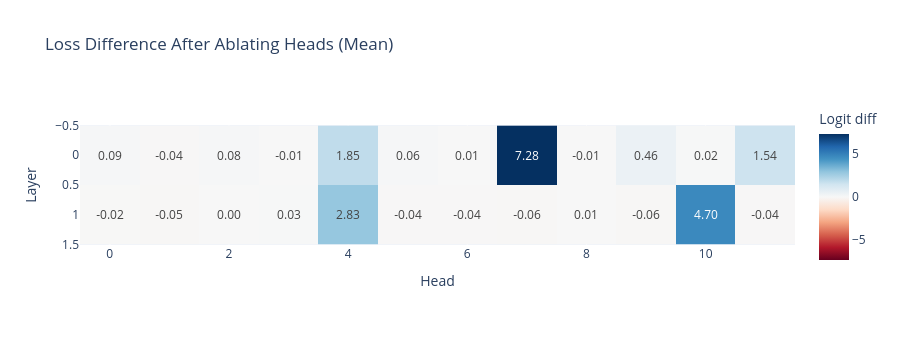

Notebook code for this chart:
### Markdown cell above
### Exercise - mean ablation

> ```yaml
> Difficulty: 🔴⚪⚪⚪⚪
> Importance: 🔵🔵🔵⚪⚪
>
> You should aim to spend 5-15 mins on this exercise.
> ```

An alternative to zero-ablation is **mean-ablation**, where rather than setting values to zero, we set them to be their mean across some suitable distribution (commonly we'll use the mean over some batch dimension). This can be more informative, because zero-ablation takes a model out of its normal distribution, and so the results from it aren't necessarily representative of what you'd get if you "switched off" the effect from some particular component. Mean ablation on the other hand works slightly better (although it does come with its own set of risks). You can read more [here](https://www.neelnanda.io/mechanistic-interpretability/glossary#:~:text=Ablation%20aka%20Knockout) or [here](https://arxiv.org/html/2404.15255v1).

You should modify your `get_ablation_scores` function to support `ablation_type="mean"` and run the code below. You should see that the results are slightly cleaner, with the unimportant heads having values much closer to zero relative to the important heads.

### Code cell
rep_tokens_batch = generate_repeated_tokens(model, seq_len=50, batch_size=10)
mean_ablation_scores = get_ablation_scores(
    model, rep_tokens_batch, ablation_type="mean"
)

imshow(
    mean_ablation_scores,
    labels={"x": "Head", "y": "Layer", "color": "Logit diff"},
    title="Loss Difference After Ablating Heads (Mean)",
    text_auto=".2f",
    width=900,
    height=350,
)

### Figure 1 — Plotly figure (JSON) as saved in the notebook; plotly's stock layout.template omitted (floating-point values rounded to 4 significant figures)
{"data": [{"coloraxis": "coloraxis", "hovertemplate": "Head: %{x}<br>Layer: %{y}<br>Logit diff: %{z}<extra></extra>", "name": "0", "texttemplate": "%{z:.2f}", "type": "heatmap", "xaxis": "x", "yaxis": "y", "z": [[0.09127, -0.04338, 0.07621, -0.008475, 1.848, 0.05869, 0.01291, 7.283, -0.005521, 0.4595, 0.02421, 1.536], [-0.02306, -0.05089, -0.004626, 0.02821, 2.829, -0.0364, -0.03695, -0.05733, 0.005311, -0.06495, 4.696, -0.04241]]}], "layout": {"coloraxis": {"cmid": 0, "colorbar": {"title": {"text": "Logit diff"}}, "colorscale": [[0, "rgb(103,0,31)"], [0.1, "rgb(178,24,43)"], [0.2, "rgb(214,96,77)"], [0.3, "rgb(244,165,130)"], [0.4, "rgb(253,219,199)"], [0.5, "rgb(247,247,247)"], [0.6, "rgb(209,229,240)"], [0.7, "rgb(146,197,222)"], [0.8, "rgb(67,147,195)"], [0.9, "rgb(33,102,172)"], [1, "rgb(5,48,97)"]]}, "height": 350, "title": {"text": "Loss Difference After Ablating Heads (Mean)"}, "width": 900, "xaxis": {"anchor": "y", "constrain": "domain", "domain": [0, 1], "scaleanchor": "y", "title": {"text": "Head"}}, "yaxis": {"anchor": "x", "autorange": "reversed", "constrain": "domain", "domain": [0, 1], "title": {"text": "Layer"}}}}
